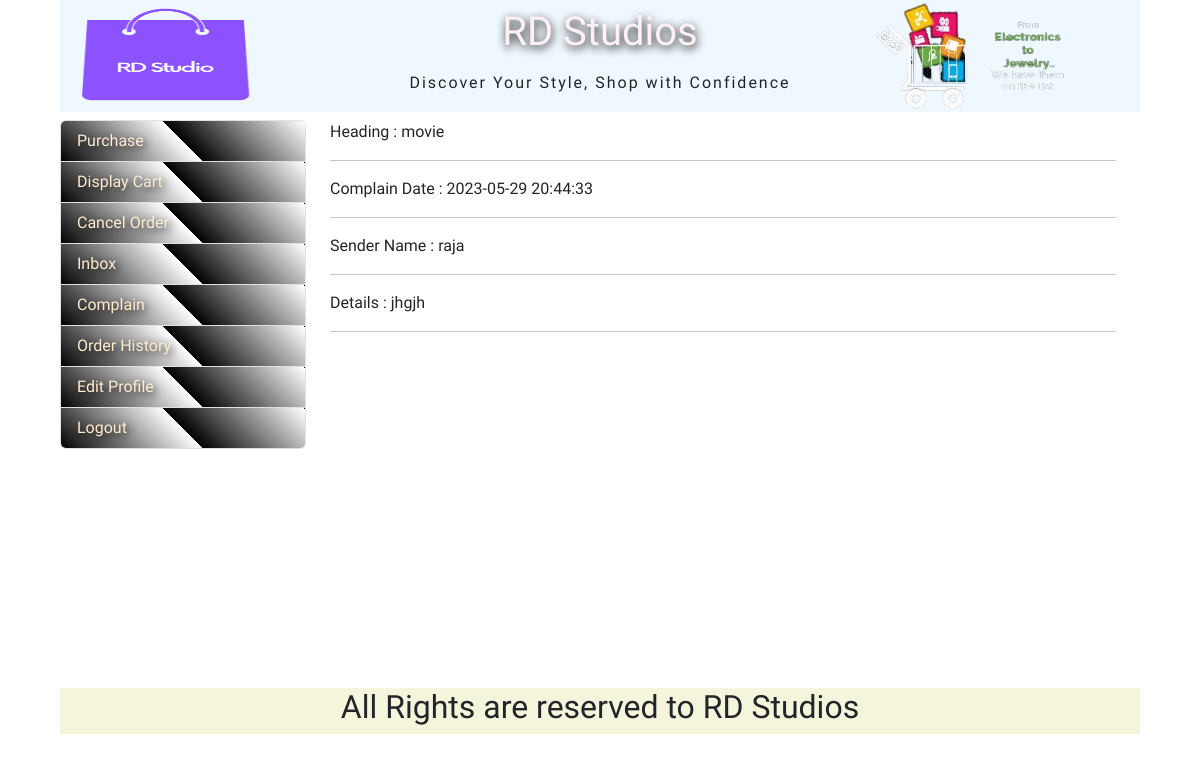
The page /replyFormForCustomer.php?complain_id=1 on the database its author committed.
### tables this page shows
CREATE TABLE IF NOT EXISTS `complain_info` (
  `complain_id` int(11) NOT NULL AUTO_INCREMENT,
  `user_name` varchar(55) NOT NULL,
  `complain_subject` varchar(100) NOT NULL,
  `complain_descriptin` text NOT NULL,
  `complain_date` datetime NOT NULL,
  `receiver_name` varchar(55) NOT NULL DEFAULT 'admin',
  PRIMARY KEY (`complain_id`)
);

### replyFormForCustomer.php (the view)
<?php
require_once("header.php");
?>
<div id="container" >
<div id="userArea" class="row">
<div id="leftUserArea">
    <?php
     require_once("userMenu.php");
    ?>
</div>
<div id="rightUserArea">
<?php
    $id=$_REQUEST['complain_id'];
    require_once("dbconnect.php");
    $sql = "SELECT * FROM `complain_info` WHERE complain_id=$id";
    $rsNews = mysqli_query($con, $sql) or die("Query Error -1");
    $row = mysqli_fetch_array($rsNews);
    echo("Heading : {$row['complain_subject']}<hr>");
    echo("Complain Date : {$row['complain_date']}<hr>");
    echo("Sender Name : {$row['user_name']}<hr>");
    echo("Details : {$row['complain_descriptin']}<hr>");
?>
</div>
</div>
</div>
<?php
require_once("footer.php");
?>

### css/style.css (style rules this page uses)
* { margin: 0px; padding: 0px; }
body { font-family: 'Balthazar', serif; }
#container { margin: 0.5rem; width: 90vw; display: flex; flex-direction: column; min-height: 70vh; max-height: fit-content; }
#userArea { width: 100%; }
#leftUserArea { width: 25%; }
#rightUserArea { width: 75%; }

### rows shown on the page
complain_info: complain_subject "movie", complain_date "2023-05-29 20:44:33", user_name "raja", complain_descriptin "jhgjh"
